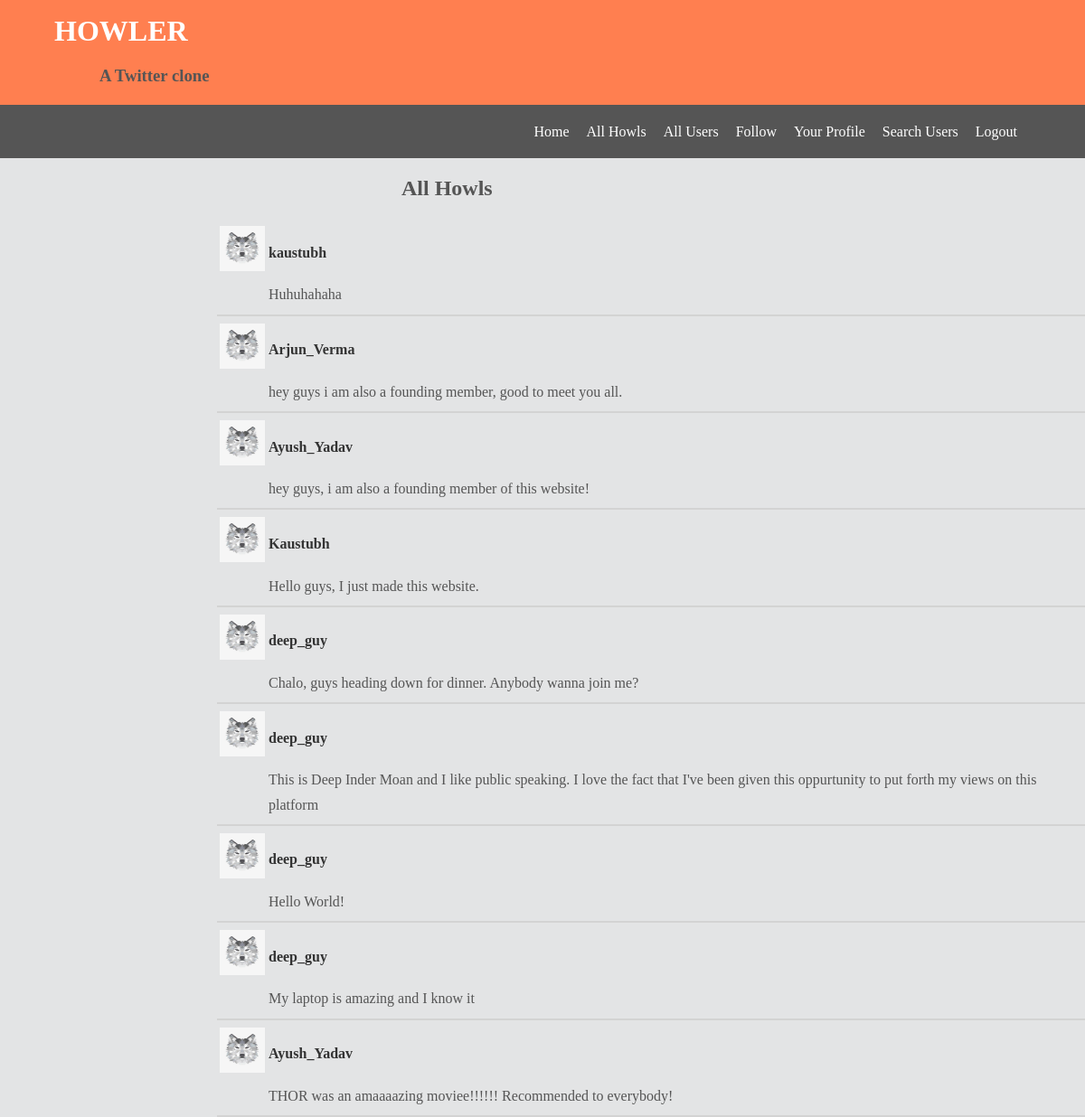
Screenshot of /howls/ (signed in) with the database file from the repository.
### howler_app/models.py (models this page shows, shortened)
class UserProfile(models.Model):
    user = models.OneToOneField(User)
    follows = models.ManyToManyField('self', related_name='followed_by',symmetrical=False)
    picture = models.ImageField(upload_to='profile_picture',blank=True,default = 'profile_picture/blankgravatar.jpg')

class Howler(models.Model):
    howl = models.CharField(max_length=150)
    user = models.ForeignKey(User)
    creation_date = models.DateTimeField(auto_now=True, blank=True)

### howler_app/views.py (the view)
# urls.py: url(r'^howls/$',views.all_howls),
@login_required(login_url="login/")
def all_howls(request):
    howlobj = Howler.objects.all().order_by('-creation_date')
    alluserprofiles = UserProfile.objects.all()
    return render(request,'howler_app/all_howls.html',{'howlobj':howlobj,'alluserprofiles':alluserprofiles})

### templates/howler_app/all_howls.html (shortened to what this page needs)
<!DOCTYPE html>
{% load staticfiles %}
<link rel="stylesheet" type= "text/css" href="{% static 'css/all_howls.css'%}">
<html lang="en">
<head>
</head>
<body>
	<header id="app_name">
		<div class = "container">
		<h1> HOWLER </h1>
		<h3> A Twitter clone </h3>
	</div>
	</header>
	<nav id="navbar">
		<div class = "container">
			<ul>
				<li> <a href = "/homepage/">Home</a> </li>
				<li><a href = "/howls/">All Howls</a></li>
				<li><a href = "/users/">All Users</a></li>
				<li><a href = "/add/">Follow</a></li>
          <li> <a href="/profile/">Your Profile </a></li>
        <li><a href = "/search/">Search Users</a></li>
				<li><a href = "/logout/">  Logout</a></li>
			</ul>
		</div>
	</nav>
  <h2> All Howls </h2>
  {% for howls in howlobj%}
  {% for userprofile in alluserprofiles%}
  {% if howls.user == userprofile.user %}
  <div class="howls">
  <table border = 0px>
  <tr>
  <td> <img src="{{userprofile.picture.url}}" height = 50 width = 50> </td>
  <td> <a href ="/users/{{userprofile.id}}"}>{{userprofile.user.username}}</a> </td>
  </tr>
  <tr> <td> </td>
  {%endif%}
  {%endfor%}
  <td>
  {{howls.howl}} </td>
  </tr>
  </table>
  </div>
  {%endfor%}
</body>
</html>

### rows the page displays
Howler: howl "Huhuhahaha"
UserProfile: picture (placeholder picture), user.username "kaustubh"
Howler: howl "hey guys i am also a founding member, good to meet you all."
UserProfile: picture (placeholder picture), user.username "Arjun_Verma"
Howler: howl "hey guys, i am also a founding member of this website!"
UserProfile: picture (placeholder picture), user.username "Ayush_Yadav"
Howler: howl "Hello guys, I just made this website."
UserProfile: picture (placeholder picture), user.username "Kaustubh"
Howler: howl "Chalo, guys heading down for dinner. Anybody wanna join me?"
UserProfile: picture (placeholder picture), user.username "deep_guy"
Howler: howl "This is Deep Inder Moan and I like public speaking. I love the fact that I've been given this oppurtunity to put forth my views on this platform"
Howler: howl "Hello World!"
Howler: howl "My laptop is amazing and I know it"
Howler: howl "THOR was an amaaaazing moviee!!!!!! Recommended to everybody!"
